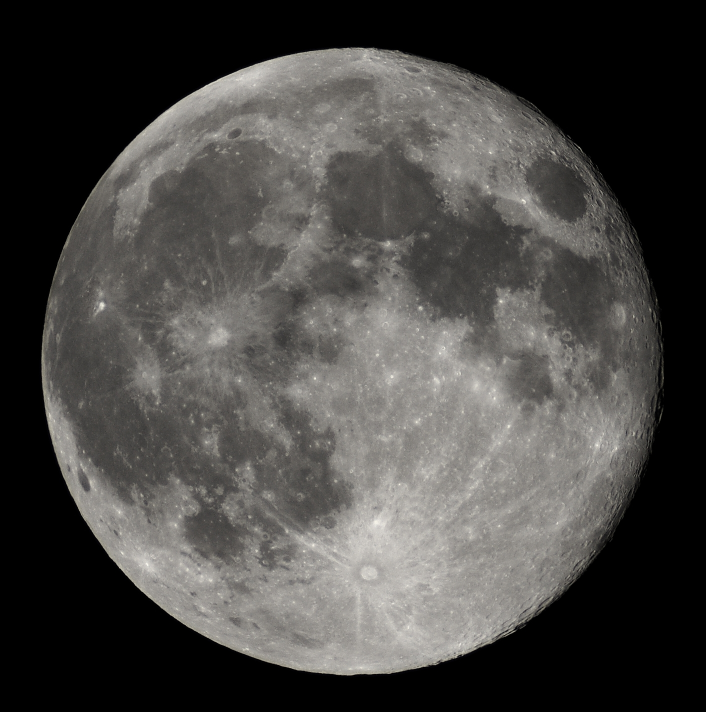
#> input picture Ejercicios/lunauwu.jpg, 1411 x 1424 px (shown at 1/2 size)
$ python 'Ejercicio5 - Luna.py'
#> lines starting #> are read from the running program, lines starting #| are printed output that depends on the picture
# -*- coding: utf-8 -*-
"""
Created on Thu Feb 23 14:26:15 2023

@author: Rojas Martinez Jonathan Francisco
"""

import numpy as np
import matplotlib.pyplot as plt
from PIL import Image
# Importamo las imagen de la luna:
imagen = Image.open('lunauwu.jpg')
#> imagen is the input picture: PIL image 1411x1424 RGB; mean R, G, B 72.7, 71.1, 68.7
## imagen
# Hacemos un array a la Imagen
im_datos = np.array(imagen)

x=np.linspace(250, 1250, 10)
"""
fig,ax = plt.subplots(figsize=(6,6))
ax.imshow(im_datos)
ax.plot(x,x, color='r', ls=':', lw=3)
plt.show()
"""
for i in range(0, len(im_datos[1])):
    for j in range(0, len(im_datos[0])):
        if (np.array_equal(im_datos[i][j], np.array([0, 0, 0]), equal_nan=False) ):
            im_datos[i][j] = np.array([153, 255, 153])
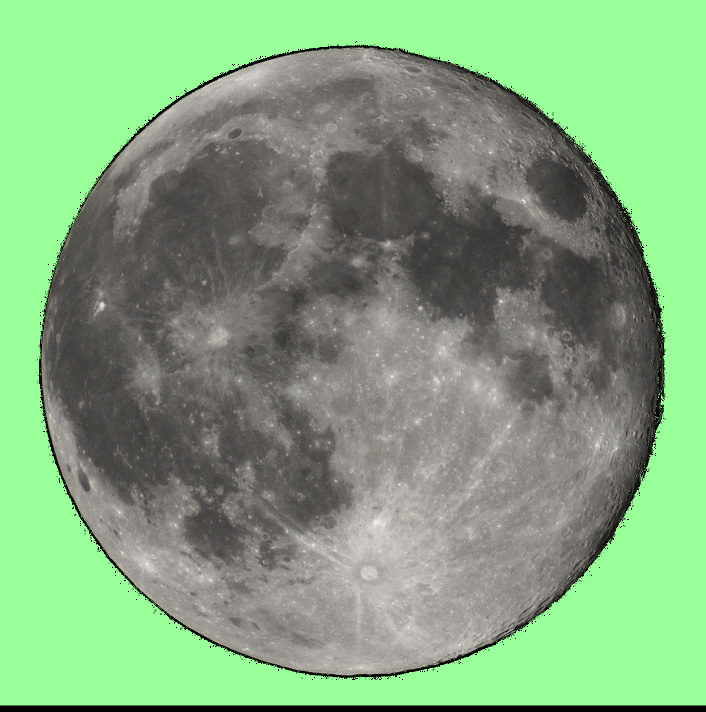
#> im_datos: shape (1424, 1411, 3) (shown at 1/2 size); mean R, G, B 129.9, 166.4, 125.8

fig,ax = plt.subplots(figsize=(6,6))
ax.imshow(im_datos)
## ax.plot(x,x, color='r', ls=':', lw=3)
plt.show()

#print(im_datos[1000][456])
